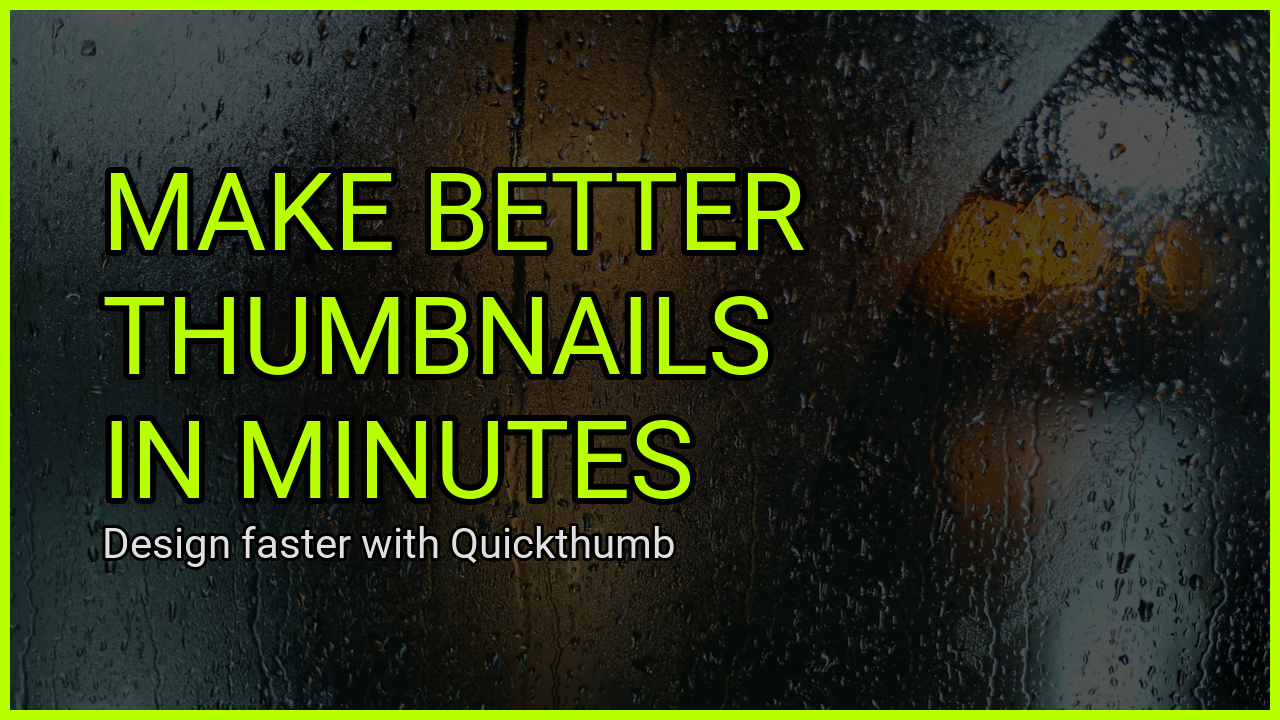

Python code for this plot:
"""
YouTube Thumbnail Example

Creates an eye-catching YouTube-style thumbnail with:
- Background image (rainy/bokeh effect)
- Bold headline with rich text (brand name highlighted)
- Bright neon green border
"""

import os

from quickthumb import Canvas, Filter, TextPart
from quickthumb.models import Stroke

FILE_DIR = os.path.dirname(__file__)
ASSETS_DIR = os.path.join(FILE_DIR, "..", "assets")

os.environ["QUICKTHUMB_FONT_DIR"] = os.path.join(ASSETS_DIR, "fonts")
os.environ["QUICKTHUMB_DEFAULT_FONT"] = "Roboto"

# Create 16:9 YouTube thumbnail (1280x720) with method chaining
(
    Canvas.from_aspect_ratio("16:9", 1280)
    # Add background image (placeholder - you'll add your own image here)
    # For now, using a dark background as placeholder
    .background(
        image=os.path.join(ASSETS_DIR, "images", "c-g-JgDUVGAXsso-unsplash.jpg"),
        effects=[Filter(brightness=0.7)],
    )
    # Add a semi-transparent overlay to darken the background
    # This helps text stand out better
    .background(color="#000000", opacity=0.54)
    # Add headline and subtitle as rich text with different sizes and colors
    .text(
        content=[
            TextPart(
                text="MAKE BETTER\nTHUMBNAILS\nIN MINUTES\n",
                color="#B8FF00",
                effects=[Stroke(width=6, color="#000000")],
            ),
            TextPart(
                text="Design faster with Quickthumb",
                color="#E0E0E0",
                size=42,
                effects=[Stroke(width=3, color="#000000")],
            ),
        ],
        size=108,
        position=("8%", "50%"),
        align=("left", "middle"),
        bold=True,
    )
    # Add bright neon green border
    .outline(width=10, color="#B8FF00")
    # Render the thumbnail
    .render(os.path.join(FILE_DIR, "youtube_thumbnail_01.png"))
)

print(f"✓ YouTube thumbnail created: {os.path.join(FILE_DIR, 'youtube_thumbnail_01.png')}")
print("  Replace the background and text content with your own.")
